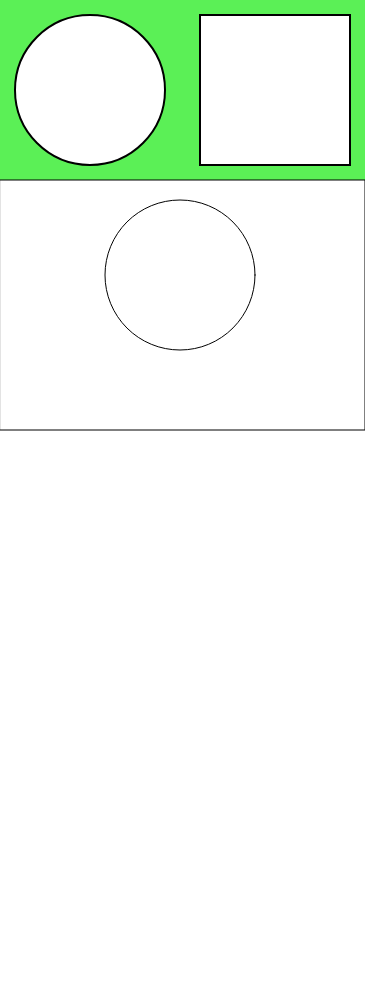
Frame 1 (no input)
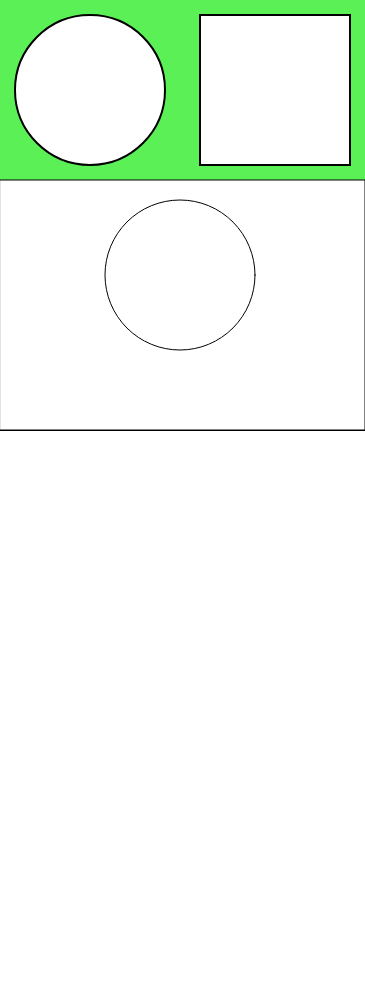
Frame 60 (no input)
Frame 120 (the mouse pressed at the canvas centre since frame 60): identical to frame 60, image omitted

The p5.js sketch that drew these frames (run headless with seeded random() and noise() and a simulated clock; from frame 60 on, the mouse is pressed at the canvas centre):

// p5.js sketch
// ── sketch.js
function setup() {
  createCanvas(365, 1000);
}

function draw() {
  //EXAMPLE 1

  //background
  strokeWeight(0);
  fill(91, 240, 86);
  rect(0,0,365,180);
  
  //circle
  strokeWeight(2);
  fill('white');
  circle(90,90,150);
  
  //square
  square(200, 15, 150);



  //EXAMPLE 2
  
  //background
  strokeWeight(1);
  fill('white');
  rect(0,180,365,250);

  //red circle
  circle(180,275,150);
  //blue circle

  //green circle
}
